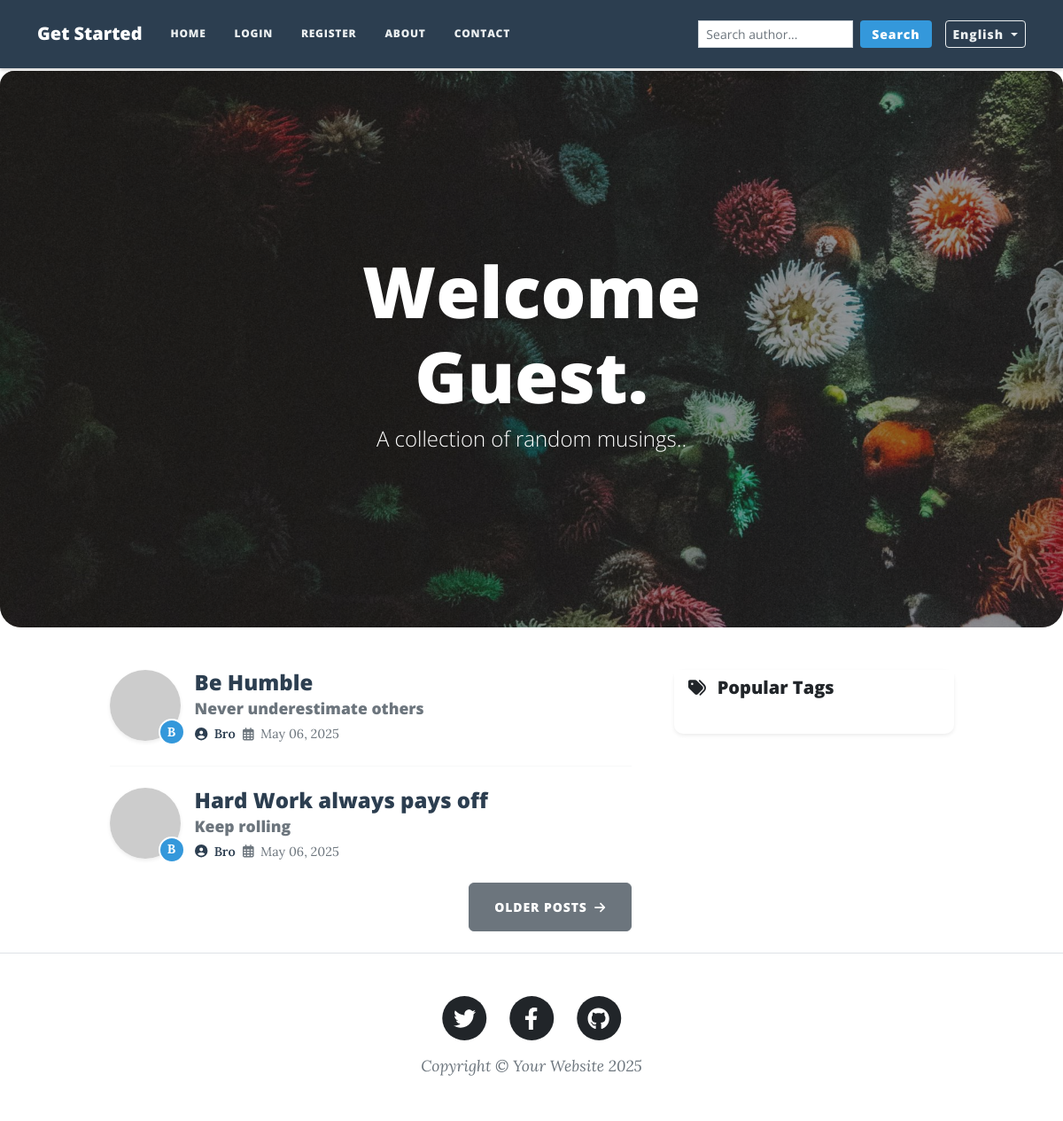
Before: / with the older database file.
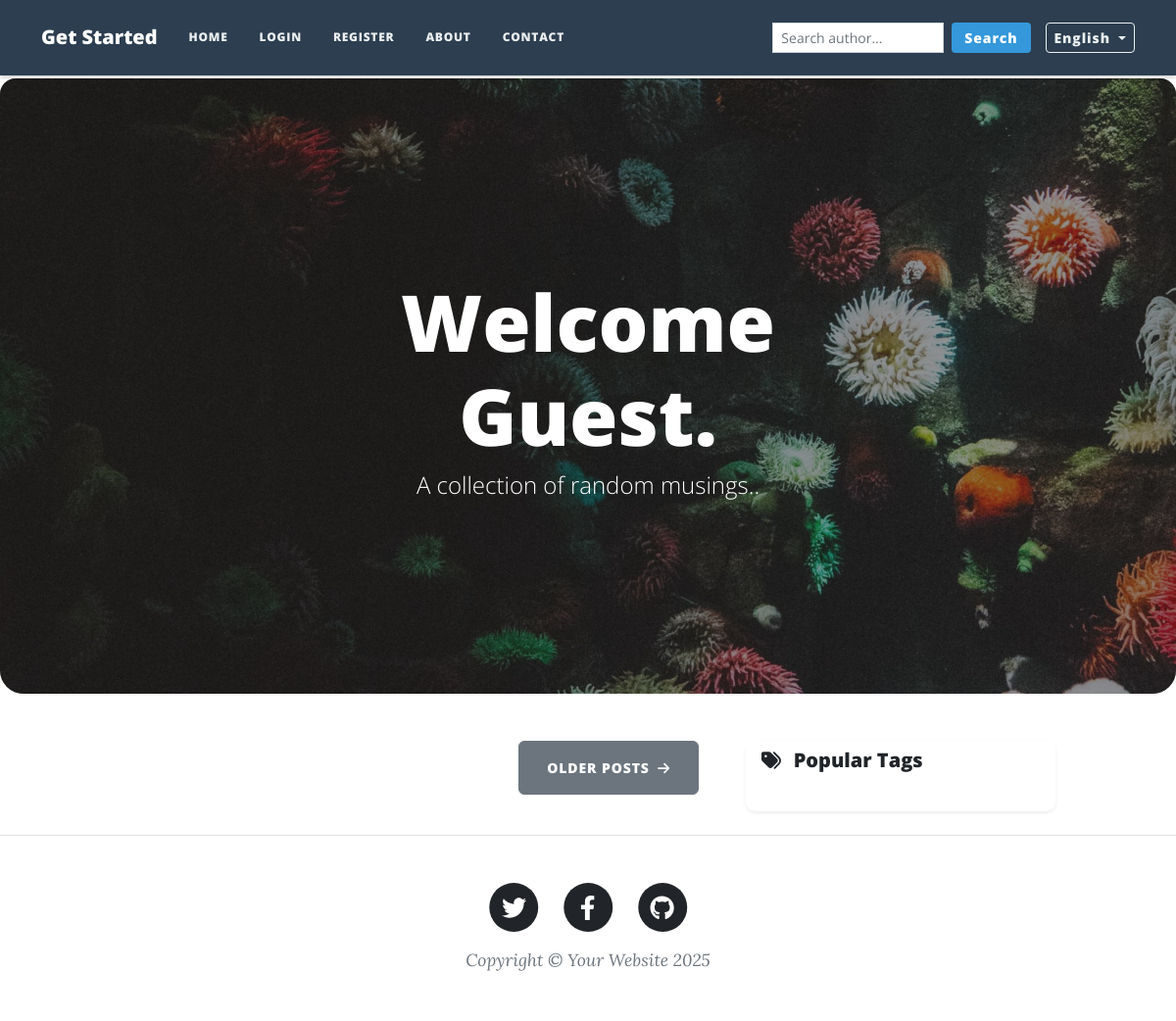
After: the same page with the newer database file.
### main.py (models this page shows, shortened)
class BlogPost(db.Model):
    __tablename__ = "blog_posts"
    id: Mapped[int] = mapped_column(Integer, primary_key=True)
    author_id: Mapped[int] = mapped_column(Integer, db.ForeignKey("users.id"))
    author = relationship("User", back_populates="posts")
    title: Mapped[str] = mapped_column(String(250), unique=True, nullable=False)
    subtitle: Mapped[str] = mapped_column(String(250), nullable=False)
    date: Mapped[str] = mapped_column(String(250), nullable=False)
    body: Mapped[str] = mapped_column(Text, nullable=False)
    img_url: Mapped[str] = mapped_column(String(250), nullable=False)
    comments = relationship("Comment", back_populates="parent_post")
    likes = relationship("Like", back_populates="post", cascade="all, delete-orphan")
    tags = db.relationship('Tag', secondary=post_tags, backref=db.backref('posts', lazy='dynamic'))

class User(UserMixin, db.Model):
    __tablename__ = "users"
    id: Mapped[int] = mapped_column(Integer, primary_key=True)
    email: Mapped[str] = mapped_column(String(100), unique=True)
    password: Mapped[str] = mapped_column(String(100))
    name: Mapped[str] = mapped_column(String(100))
    confirmed = db.Column(db.Boolean, default=False)
    receive_notifications = db.Column(db.Boolean, default=True)
    profile_image = db.Column(db.String(250), nullable=True)
    receive_reply_notifications = db.Column(db.Boolean, default=True)
    posts = relationship("BlogPost", back_populates="author")
    comments = relationship("Comment", back_populates="comment_author")
    likes = relationship("Like", back_populates="user", cascade="all, delete-orphan")
    subscribed_tags = db.relationship('Tag', secondary='user_tag_subscriptions', backref='subscribers')

### main.py (the view)
@app.route('/')
def get_all_posts():
    result = db.session.execute(db.select(BlogPost))
    posts = result.scalars().all()
    return render_template("index.html", all_posts=posts, current_user=current_user, get_gravatar_url=get_gravatar_url)

### main.py (called while the page is built, shortened)
def get_locale():
    if 'lang' in request.args:
        if request.args['lang'] in app.config['LANGUAGES']:
            session['lang'] = request.args['lang']
            return request.args['lang']
    if 'lang' in session:
        return session['lang']
    return request.accept_languages.best_match(app.config['LANGUAGES'].keys())

def get_gravatar_url(email, size=100):
    email = email.strip().lower()
    hash_email = hashlib.md5(email.encode('utf-8')).hexdigest()
    return f"https://www.gravatar.com/avatar/{hash_email}?s={size}&d=retro"

@app.context_processor
def inject_tags():
    popular_tags = db.session.query(
        Tag,
        db.func.count(post_tags.c.post_id).label('count')
    ).join(post_tags).group_by(Tag).order_by(db.desc('count')).limit(20).all()
    tags_with_size = []
    return {'popular_tags': tags_with_size}

### templates/index.html (shortened to what this page needs)
{% include "header.html" %}
<header class="masthead rounded-bottom-4 rounded-top-4 overflow-hidden" style="background-image: url('../static/assets/img/home-bg.jpg')">
  <div class="container position-relative px-4 px-lg-5">
    <div class="row gx-4 gx-lg-5 justify-content-center">
      <div class="col-md-10 col-lg-8 col-xl-7">
        <div class="site-heading">
          <h1>
              {{ _("Welcome") }}
              {% if current_user.is_authenticated %}
                {{ current_user.name }}.
              {% else %}
                {{ _("Guest") }}.
              {% endif %}
          </h1>
          <span class="subheading">{{ _("A collection of random musings.") }}.</span>
        </div>
      </div>
    </div>
  </div>
</header>
<div class="container px-4 px-lg-5">
  <div class="row gx-4 gx-lg-5 justify-content-center">
    <div class="col-md-10 col-lg-8 col-xl-7">
      {% for post in all_posts %}
      <div class="post-preview d-flex align-items-start mb-4">
        <div class="author-avatar me-3 position-relative">
          <img class="rounded-circle shadow-sm"
               src="{% if post.author.profile_image %}
                    {{ url_for('static', filename='profile_pics/' + post.author.profile_image) }}
                    {% else %}
                    {{ get_gravatar_url(post.author.email, 80) }}
                    {% endif %}"
               style="width: 80px; height: 80px; object-fit: cover;">
          <div class="author-badge">{{ post.author.name|first|upper }}</div>
        </div>
        <div class="post-content">
          <a href="{{ url_for('show_post', post_id=post.id) }}" class="text-decoration-none">
            <h2 class="post-title mb-1">{{ post.title }}</h2>
            <h3 class="post-subtitle text-muted mb-2">{{ post.subtitle }}</h3>
          </a>
          <div class="author-info d-flex align-items-center">
            <span class="author-name me-2">
              <i class="fas fa-user-circle me-1"></i>
              <span class="fw-semibold">{{ post.author.name }}</span>
            </span>
            <span class="post-date text-muted">
              <i class="far fa-calendar-alt me-1"></i>
              {{ post.date }}
            </span>
          </div>
        </div>
      </div>
      {% if not loop.last %}
      <hr class="my-4 opacity-25" />
      {% endif %}
      {% endfor %}
      <div class="d-flex justify-content-end mb-4">
        <a class="btn btn-secondary text-uppercase" href="#!">
          {{ _('Older Posts') }} <i class="fas fa-arrow-right ms-1"></i>
        </a>
      </div>
    </div>
    <div class="col-lg-4 d-none d-lg-block">
      <div class="card mb-4 shadow-sm border-0">
        <div class="card-header bg-white border-0">
          <h5 class="mb-0"><i class="fas fa-tags me-2"></i> {{ _("Popular Tags") }}</h5>
        </div>
        <div class="card-body">
        </div>
      </div>
    </div>
  </div>
</div>
{% include "footer.html" %}

### templates/header.html (shortened to what this page needs)
<!DOCTYPE html>
<html lang="en">
  <head>
    {% block styles %}
    {{ bootstrap.load_css() }}
    <link href="{{ url_for('static', filename='css/styles.css') }}" rel="stylesheet" />
    {% endblock %}
  </head>
  <body>
    <nav class="navbar navbar-expand-lg navbar-dark fixed-top" id="mainNav">
      <div class="container">
        <a class="navbar-brand" href="/">{{ _("Get Started") }}</a>
        <div class="collapse navbar-collapse" id="navbarResponsive">
          <ul class="navbar-nav me-auto">
            <li class="nav-item">
              <a class="nav-link" href="{{ url_for('get_all_posts') }}">{{ _("Home") }}</a>
            </li>
            {% if not current_user.is_authenticated %}
            <li class="nav-item">
              <a class="nav-link" href="{{ url_for('login') }}">{{ _("Login") }}</a>
            </li>
            <li class="nav-item">
              <a class="nav-link" href="{{ url_for('register') }}">{{ _("Register") }}</a>
            </li>
            {% endif %}
            <li class="nav-item">
              <a class="nav-link" href="{{ url_for('about') }}">{{ _("About") }}</a>
            </li>
            <li class="nav-item">
              <a class="nav-link" href="{{ url_for('contact') }}">{{ _("Contact") }}</a>
            </li>
          </ul>
          <form class="d-flex search-form" method="GET" action="{{ url_for('search_by_author') }}">
            <input class="form-control form-control-sm me-2"
                   type="search"
                   name="query"
                   placeholder="{{ _('Search author...') }}"
                   aria-label="Search"
                   required>
            <button class="btn search-btn" type="submit">
              {{ _("Search") }}
            </button>
          </form>
          <div class="dropdown language-dropdown">
            <button class="btn btn-sm btn-outline-secondary dropdown-toggle"
                    type="button"
                    id="languageDropdown"
                    data-bs-toggle="dropdown"
                    aria-expanded="false">
              {{ config['LANGUAGES'].get(session.get('lang', 'en'), 'English') }}
            </button>
          </div>
        </div>
      </div>
    </nav>
  </body>
</html>

### templates/footer.html (shortened to what this page needs)
        <footer class="border-top">
          <div class="container px-4 px-lg-5">
              <div class="row gx-4 gx-lg-5 justify-content-center">
                  <div class="col-md-10 col-lg-8 col-xl-7">
                      <ul class="list-inline text-center">
                          <li class="list-inline-item">
                              <a href="#!">
                                  <span class="fa-stack fa-lg">
                                      <i class="fas fa-circle fa-stack-2x"></i>
                                      <i class="fab fa-twitter fa-stack-1x fa-inverse"></i>
                                  </span>
                              </a>
                          </li>
                          <li class="list-inline-item">
                              <a href="#!">
                                  <span class="fa-stack fa-lg">
                                      <i class="fas fa-circle fa-stack-2x"></i>
                                      <i class="fab fa-facebook-f fa-stack-1x fa-inverse"></i>
                                  </span>
                              </a>
                          </li>
                          <li class="list-inline-item">
                              <a href="#!">
                                  <span class="fa-stack fa-lg">
                                      <i class="fas fa-circle fa-stack-2x"></i>
                                      <i class="fab fa-github fa-stack-1x fa-inverse"></i>
                                  </span>
                              </a>
                          </li>
                      </ul>
                      <div class="small text-center text-muted fst-italic">Copyright &copy; Your Website 2025</div>
                  </div>
              </div>
          </div>
      </footer>
  </body>
</html>

### templates/header.html (style rules this page uses)
#mainNav { background-color: #2c3e50; box-shadow: 0 0.125rem 0.25rem 0 rgba(0, 0, 0, 0.2); }
.navbar-nav { display: flex; align-items: center; }
.nav-item { display: flex; align-items: center; height: 60px; }
.nav-link { display: flex; align-items: center; height: 100%; padding: 0 1rem !important; color: #ecf0f1 !important; font-weight: 500; }
.search-form { margin-left: auto; margin-right: 15px; }
.search-btn { background-color: #3498db; color: white; padding: 0.25rem 0.75rem; border-radius: 4px; }
.language-dropdown .btn { color: #ecf0f1; border-color: #ecf0f1; }
body { padding-top: 80px; }

### templates/index.html (style rules this page uses)
.masthead { border-bottom-left-radius: 1.5rem !important; border-bottom-right-radius: 1.5rem !important; overflow: hidden; }
.col-lg-4 { display: none; }

Changed rows visible on the page:
removed BlogPost: author.name|first "B", title "Be Humble", subtitle "Never underestimate others", author.name "Bro", date "May 06, 2025"
removed BlogPost: author.name|first "B", title "Hard Work always pays off", subtitle "Keep rolling", author.name "Bro", date "May 06, 2025"
